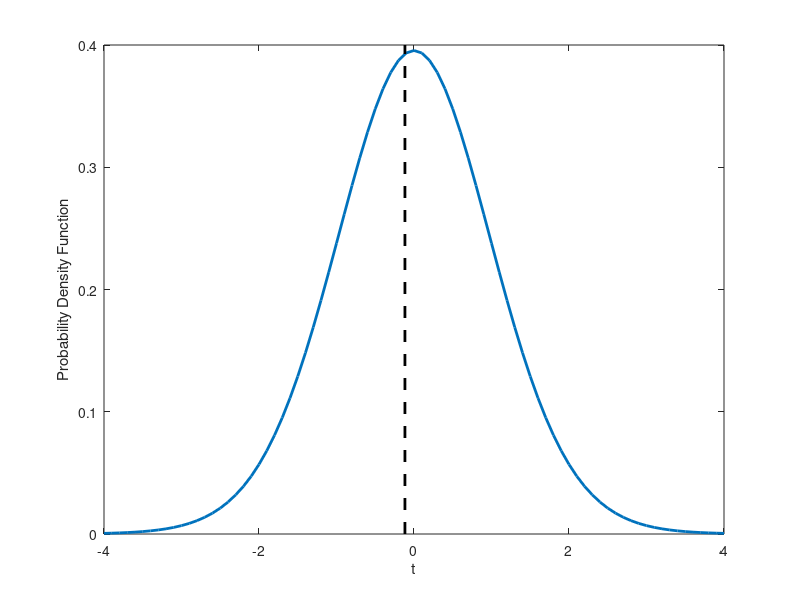

Recreate this plot in MATLAB.
%% draw one example from the normal distribution 
mu = 5;
sigma = 2;
N = 30;
x = randn(N,1)*sigma+mu; 

%% compute the test statistic
x_bar = mean(x);
s = std(x);
Tstat = (x_bar-mu)/s*sqrt(N);

xvec = -4:0.1:4;
yvec = tpdf(xvec,N-1);
plot(xvec,yvec,'linewidth', 2)
ylabel 'Probability Density Function'
xlabel 't'
hold on;
plot([Tstat Tstat],[0 0.4],'k--','linewidth',2)

%% one-command for t-test
[h,p,ci,stat]=ttest(x,5)
